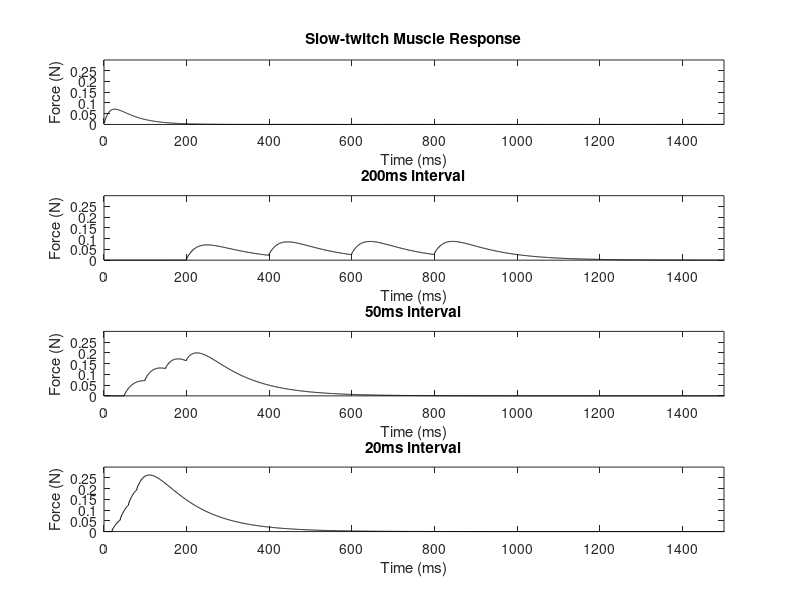

Recreate this plot in MATLAB.
K = .17;
tau1 = 50;
tau2 = 15;
t = 1:.5:1500;
h = K*(exp(-t/tau1)-exp(-t/tau2));

subplot(4,1,1);
plot(t,h,'k');
title('Slow-twitch Muscle Response');
xlabel('Time (ms)');
ylabel('Force (N)');
xlim([0 1500]);
ylim([0 0.3]);

tsep = [200,50,20];

for i = 1:3
    impulse_train = zeros(1,4*tsep(i)+tsep(i)/2);
    impulse_train(tsep(i):tsep(i):(4*tsep(i)+tsep(i)/2)) = 1;
    tsep(i):tsep(i):(4*tsep(i)+tsep(i)/2)
    force = conv(impulse_train,h);
    subplot(4,1,i+1);
    plot(force,'k');
    xlabel('Time (ms)');
    ylabel('Force (N)');
    title([num2str(tsep(i)),'ms interval']);
    xlim([0 1500]);
    ylim([0 0.3]);
end